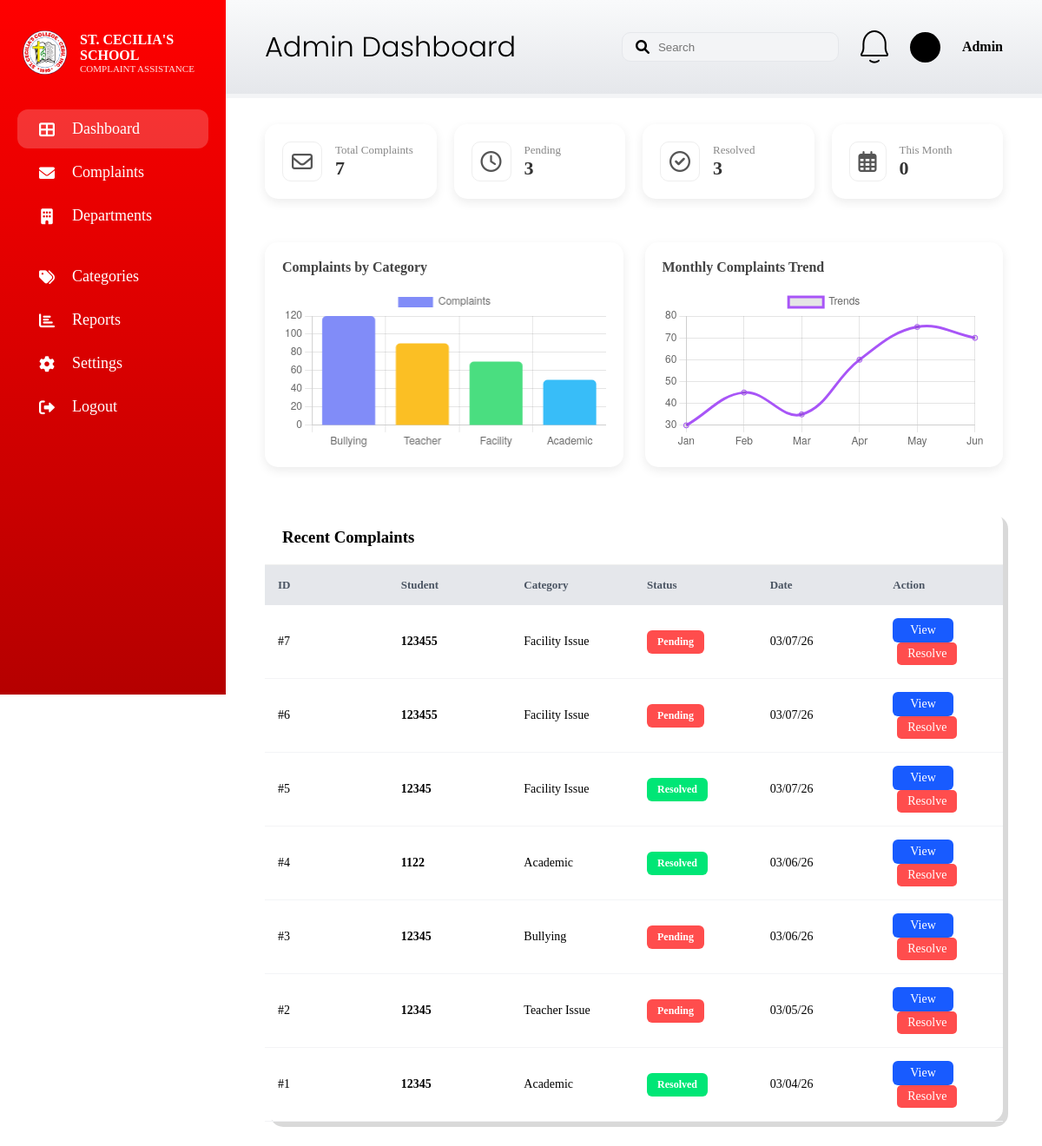
The page /admin_dashboard (signed in) on the database as committed earlier.
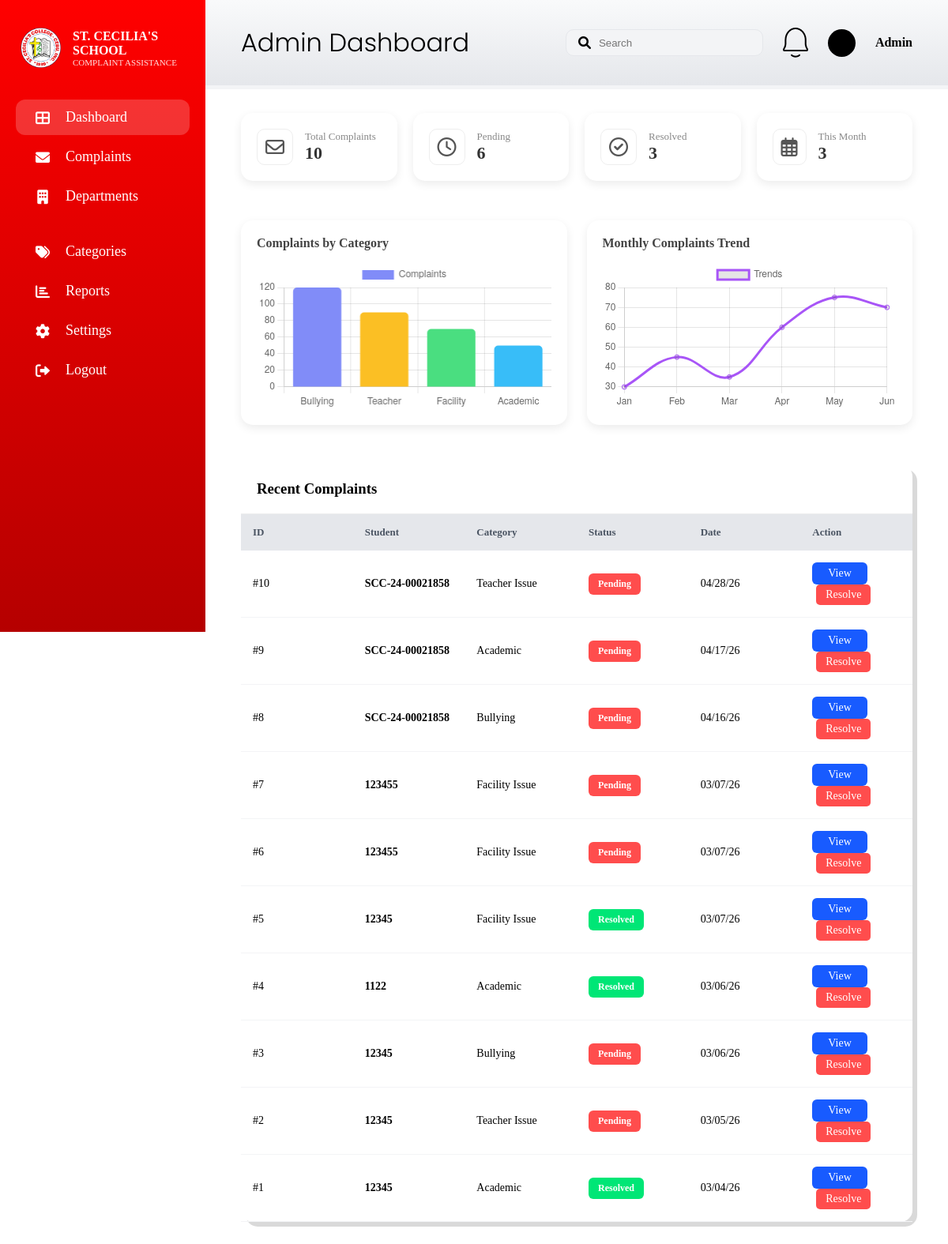
The same page on the database as committed later.
### app.py (models this page shows)
class Complaint(db.Model):
    id = db.Column(db.Integer, primary_key=True)
    student_name = db.Column(db.String(100), nullable=False)
    category = db.Column(db.String(50), nullable=False)
    description = db.Column(db.Text, nullable=False)
    status = db.Column(db.String(20), default='Pending')
    date_posted = db.Column(db.String(20), default=lambda: datetime.now().strftime("%m/%d/%y"))

### app.py (the view)
@app.route('/admin_dashboard')
def admin_dashboard_route():
    if session.get('user_role') != 'staff':
        return redirect(url_for('login'))
    try:
        current_month_prefix = datetime.now().strftime("%m/")
        cat_data = db.session.query(
            Complaint.category,
            func.count(Complaint.id)
        ).filter(
            Complaint.date_posted.like(f"{current_month_prefix}%")
        ).group_by(Complaint.category).all()
        cat_labels = [row[0] for row in cat_data]
        cat_values = [row[1] for row in cat_data]
        total = Complaint.query.count()
        pending = Complaint.query.filter_by(status='Pending').count()
        resolved = Complaint.query.filter_by(status='Resolved').count()
        this_month_count = Complaint.query.filter(Complaint.date_posted.like(f"{current_month_prefix}%")).count()
        stats = {'total': total, 'pending': pending, 'resolved': resolved, 'this_month': this_month_count}
        all_complaints = Complaint.query.order_by(Complaint.id.desc()).all()
        trend_values = [Complaint.query.filter(Complaint.date_posted.like(f"{str(i).zfill(2)}/%")).count() for i in range(1, 13)]
        return render_template('admin_dashboard.html',
                               stats=stats,
                               complaints=all_complaints,
                               cat_labels=cat_labels,
                               cat_values=cat_values,
                               trend_values=trend_values)
    except Exception as e:
        return f"Error: {e}"

### templates/admin_dashboard.html (shortened to what this page needs)
<!DOCTYPE html>
<html lang="en">
<head>
    <link rel="stylesheet" href="{{ url_for('static', filename='style.css') }}">
    <link rel="stylesheet" href="https://cdnjs.cloudflare.com/ajax/libs/font-awesome/6.0.0/css/all.min.css">
</head>
<body>
<div class="dashboard-wrapper">
    <aside class="sidebar">
                <div class="sidebar-header">
                    <img src="{{ url_for('static', filename='images/logo.png') }}" class="logo">
                    <div class="brand">
                        <h3>ST. CECILIA'S SCHOOL</h3>
                        <p>COMPLAINT ASSISTANCE</p>
                    </div>
                </div>
        <nav class="nav-menu">
            <ul>
                <li class="active">
                    <a href="{{ url_for('admin_dashboard_route') }}">
                        <i class="fas fa-th-large"></i>
                        <span>Dashboard</span>
                    </a>
                </li>
                <li>
                    <a href="{{ url_for('admin_complaints') }}">
                        <i class="fas fa-envelope"></i>
                        <span>Complaints</span>
                    </a>
                </li>
                <li class="nav-item-dropdown">
                    <a href="{{ url_for('admin_departments') }}" class="dropdown-btn" onclick="toggleDeptDropdown(event)">
                        <i class="fas fa-building"></i>
                        <span>Departments</span>
                    </a>
                </li>
                <li>
                    <a href="{{ url_for('admin_categories') }}">
                        <i class="fas fa-tags"></i>
                        <span>Categories</span>
                    </a>
                </li>
                <li>
                    <a href="#">
                        <i class="fas fa-chart-bar"></i>
                        <span>Reports</span>
                    </a>
                </li>
                <li>
                    <a href="{{ url_for('admin_settings') }}">
                        <i class="fas fa-cog"></i>
                        <span>Settings</span>
                    </a>
                </li>
                <li class="logout">
                    <a href="{{ url_for('logout') }}">
                        <i class="fas fa-sign-out-alt"></i>
                        <span>Logout</span>
                    </a>
                </li>
            </ul>
        </nav>
    </aside>
    <main class="main-panel">
        <header class="top-header">
            <div class="Home"><h2>Admin Dashboard</h2></div>
            <div class="header-right">
                <div class="search-bar"><i class="fas fa-search"></i><input type="text" placeholder="Search"></div>
                <img src="{{ url_for('static', filename='images/notifbell.png') }}" class="custom-bell">
                <div class="user-meta">
                    <div class="admin-avatar" style="width:35px; height:35px; background:#000; border-radius:50%;"></div>
                    <span style="font-weight:600; margin-left:10px;">Admin</span>
                </div>
            </div>
        </header>
        <div class="dashboard-content-wrapper" style="padding: 25px 40px;">
            <div class="admin-stat-row">
                <div class="admin-card">
                    <i class="far fa-envelope"></i>
                    <div class="info"><p>Total Complaints</p><h3>{{ stats.total }}</h3></div>
                </div>
                <div class="admin-card">
                    <i class="far fa-clock"></i>
                    <div class="info"><p>Pending</p><h3>{{ stats.pending }}</h3></div>
                </div>
                <div class="admin-card">
                    <i class="far fa-check-circle"></i>
                    <div class="info"><p>Resolved</p><h3>{{ stats.resolved }}</h3></div>
                </div>
                <div class="admin-card">
                    <i class="far fa-calendar-alt"></i>
                    <div class="info"><p>This Month</p><h3>{{ stats.this_month }}</h3></div>
                </div>
            </div>
            <div class="charts-container">
                <div class="chart-box">
                    <h4>Complaints by Category</h4>
                    <canvas id="categoryChart"></canvas>
                </div>
                <div class="chart-box">
                    <h4>Monthly Complaints Trend</h4>
                    <canvas id="trendChart"></canvas>
                </div>
            </div>
            <div class="table-container" style="background: white; border-radius: 15px; box-shadow: 0 4px 12px rgba(0,0,0,0.08);">
                <div class="table-header" style="padding: 20px; border-bottom: 1px solid #eee;">
                    <h3 style="margin:0;">Recent Complaints</h3>
                </div>
                <table style="width: 100%; border-collapse: collapse;">
                    <thead>
                        <tr style="background: #f8f9fa; text-align: left;">
                            <th style="padding: 15px;">ID</th>
                            <th style="padding: 15px;">Student</th>
                            <th style="padding: 15px;">Category</th>
                            <th style="padding: 15px;">Status</th>
                            <th style="padding: 15px;">Date</th>
                            <th style="padding: 15px;">Action</th>
                        </tr>
                    </thead>
                   <tbody>
    {% for complaint in complaints %}
    <tr style="border-bottom: 1px solid #eee;">
        <td style="padding: 15px;">#{{ complaint.id }}</td>
        <td style="padding: 15px;"><strong>{{ complaint.student_name }}</strong></td>
        <td style="padding: 15px;">{{ complaint.category }}</td>
        <td style="padding: 15px;">
            <span class="status-pill {{ (complaint.status or 'pending').lower() }}">
                {{ complaint.status or 'Pending' }}
            </span>
        </td>
        <td style="padding: 15px;">{{ complaint.date_posted }}</td>
        <td style="padding: 15px;">
            <a href="{{ url_for('admin_complaints_view', id=complaint.id) }}" class="btn-view" style="text-decoration: none; display: inline-block;">View</a>
            <a href="{{ url_for('resolve_complaint', id=complaint.id) }}" class="btn-resolve" style="text-decoration: none; display: inline-block;">Resolve</a>
        </td>
    </tr>
    {% endfor %}
</tbody>
                </table>
            </div>
        </div>
    </main>
</div>
<script>
    const ctx1 = document.getElementById('categoryChart').getContext('2d');
    new Chart(ctx1, {
        type: 'bar',
        data: {
            labels: ['Bullying', 'Teacher', 'Facility', 'Academic'],
            datasets: [{ label: 'Complaints', data: [120, 90, 70, 50], backgroundColor: ['#818cf8', '#fbbf24', '#4ade80', '#38bdf8'], borderRadius: 5 }]
        }
    });
    const ctx2 = document.getElementById('trendChart').getContext('2d');
    new Chart(ctx2, {
        type: 'line',
        data: {
            labels: ['Jan', 'Feb', 'Mar', 'Apr', 'May', 'Jun'],
            datasets: [{ label: 'Trends', data: [30, 45, 35, 60, 75, 70], borderColor: '#a855f7', tension: 0.4, fill: false }]
        }
    });
    // Toggle departments dropdown
    function toggleDeptDropdown(event) {
    // only prevent if clicking dropdown button itself, NOT links
    if (event.target.tagName.toLowerCase() === 'a') return;
    event.preventDefault();
    const dropdown = event.target.closest('.nav-item-dropdown');
    if (dropdown) {
        dropdown.classList.toggle('active');
    }
}
</script>
</body>
</html>

### static/style.css (style rules this page uses)
* { margin: 0; padding: 0; box-sizing: border-box; }
body, html { margin: 0; padding: 0; width: 100%; overflow-x: auto; }
:root { --vibrant-red: #FF3131; --soft-white: #FFFFFF; --primary-red: #FF3131; --bg-light: #F8F9FA; --text-dark: #333; --sidebar-width: 260px; --shadow: 0 4px 20px rgba(0,0,0,0.05); }
.search-bar input { border: none; background: transparent; outline: none; margin-left: 10px; width: 100%; }
.sidebar { width: var(--sidebar-width); background: linear-gradient(to bottom, #FF0000, #B50000); color: white; padding: 30px 20px; display: flex; flex-direction: column; position: fixed; top: 0; left: 0; height: 100vh; z-index: 1000; }
.sidebar-header { display: flex; align-items: center; gap: 12px; margin-bottom: 15px; }
.sidebar-header img { width: 60px; height: auto; }
.brand { display: flex; flex-direction: column; }
.brand h3 { font-size: 16px; font-weight: 700; }
.brand p { font-size: 11px; font-weight: 200; opacity: 0.9; }
.nav-menu ul { list-style: none; padding: 0; margin-top: 20px; width: 100%; display: flex; flex-direction: column; }
.nav-menu li { width: 100%; margin-bottom: 5px; }
.nav-menu li a, .nav-item-dropdown .dropdown-btn { display: flex !important; align-items: center !important; cursor: pointer; gap: 15px; width: 100%; padding: 12px 20px; color: #fff; text-decoration: none; border-radius: 12px; font-size: 18px; font-weight: 500; box-sizing: border-box; transition: 0.3s ease; }
.nav-menu li i { width: 28px; font-size: 18px; text-align: center; flex-shrink: 0; }
.nav-menu li a:hover, .nav-menu li.active a, .nav-item-dropdown .dropdown-btn:hover { background: rgba(255, 255, 255, 0.2); }
.nav-item-dropdown { width: 100%; }
.logout { margin-top: auto; margin-bottom: 30px; }
.stat-card, .table-container { background: white !important; border-radius: 15px !important; box-shadow: 6px 6px 0px rgba(0, 0, 0, 0.15) !important; transition: transform 0.2s ease, box-shadow 0.2s ease; }
.table-header { display: flex; justify-content: space-between; align-items: center; padding: 0 5px 20px 5px; }
table { width: 100% !important; border-collapse: collapse !important; table-layout: fixed; }
thead tr { background-color: #E5E7EB !important; }
th { padding: 15px !important; text-align: left !important; color: #4B5563 !important; font-size: 13px !important; font-weight: 600 !important; }
td { padding: 15px !important; border-bottom: 1px solid #F3F4F6 !important; font-size: 14px !important; word-wrap: break-word; }
.status-pill { padding: 6px 12px !important; border-radius: 6px !important; font-size: 12px !important; font-weight: 600 !important; display: inline-block; }
.status-pill.pending { background-color: #FF4D4D !important; color: white !important; }
.status-pill.resolved { background-color: #00E676 !important; color: white !important; }
.btn-view { background-color: #185BFF !important; color: white !important; border: none !important; padding: 6px 20px !important; border-radius: 6px !important; cursor: pointer; font-weight: 500; text-decoration: none; }
.main-panel { margin-left: var(--sidebar-width); flex: 1; padding: 0; position: relative; z-index: 1; }
.top-header { background-color: white; display: flex; justify-content: space-between; align-items: center; width: 100%; margin: 0; padding: 30px 45px; box-sizing: border-box; border-bottom: 5px solid #F3F4F6; background: linear-gradient(to bottom, #f9fafb 0%, #e5e7eb 100%); position: relative; top: 0; }
.Home h2 { font-family: 'Poppins', sans-serif !important; font-size: 32px; font-weight: 300; color: #000; margin: 0; }
.header-right { display: flex; align-items: center; gap: 25px; }
.search-bar { display: flex; align-items: center; background-color: #F3F4F6; padding: 8px 15px; border-radius: 10px; border: 1px solid #E5E7EB; width: 250px; }
.user-meta { display: flex; align-items: center; gap: 15px; }
.dashboard-content-wrapper { padding: 30px 45px !important; display: flex; flex-direction: column; justify-content: space-around; gap: 25px; width: 100%; box-sizing: border-box; }

Rows that differ between the two databases and show on the page:
added Complaint: id "10", student_name "SCC-24-00021858", category "Teacher Issue", status "Pending", date_posted "04/28/26"
added Complaint: id "9", student_name "SCC-24-00021858", category "Academic", status "Pending", date_posted "04/17/26"
added Complaint: id "8", student_name "SCC-24-00021858", category "Bullying", status "Pending", date_posted "04/16/26"
Other text that changed with them:
{{ stats.total }}: "7" → "10"
{{ stats.pending }}: "3" → "6"
{{ stats.this_month }}: "0" → "3"
